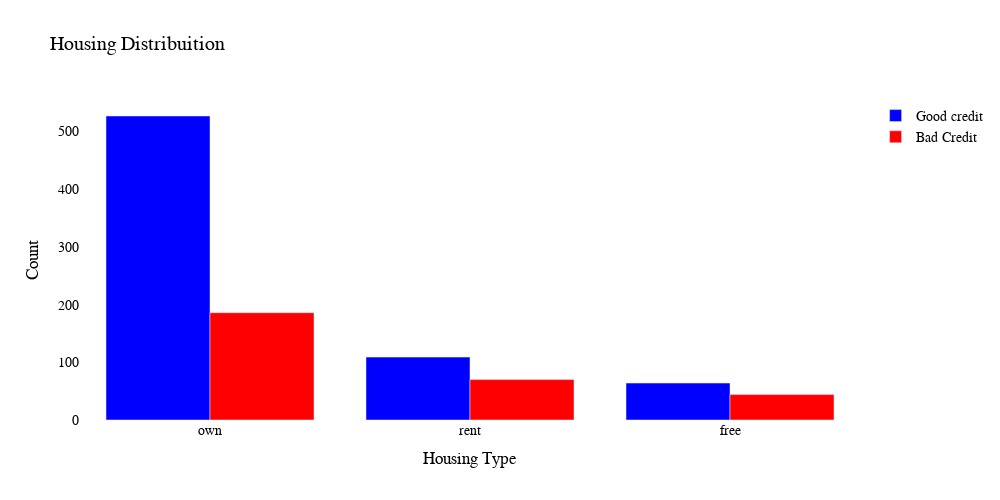

The code cell stored with this chart in its notebook:
### Code cell
#First plot
trace0 = go.Bar(
    x = df_credit[df_credit["Risk"]== 'good']["Housing"].value_counts().index.values,
    y = df_credit[df_credit["Risk"]== 'good']["Housing"].value_counts().values,
    name='Good credit',
    marker=dict(
        color='blue' # blue color
    )
)

#Second plot
trace1 = go.Bar(
    x = df_credit[df_credit["Risk"]== 'bad']["Housing"].value_counts().index.values,
    y = df_credit[df_credit["Risk"]== 'bad']["Housing"].value_counts().values,
    name="Bad Credit",
    marker=dict(
        color='red' # red color
    )
)

data = [trace0, trace1]

layout = go.Layout(
    title='Housing Distribuition',
    width=1000,
    height=500,
    plot_bgcolor='white',
    xaxis=dict(
        title='Housing Type',
        showgrid=False,
        zeroline=False,
        showline=False
    ),
    yaxis=dict(
        title='Count',
        showgrid=False,
        zeroline=False,
        showline=False
    ),
    font=dict(
        family='Arial, sans-serif',
        size=14,
        color='black'
    )
)

fig = go.Figure(data=data, layout=layout)
fig.show()

### Figure 1 — Plotly figure (JSON) as saved in the notebook; plotly's stock layout.template omitted (floating-point values rounded to 4 significant figures)
{"data": [{"marker": {"color": "blue"}, "name": "Good credit", "type": "bar", "x": ["own", "rent", "free"], "y": [527, 109, 64]}, {"marker": {"color": "red"}, "name": "Bad Credit", "type": "bar", "x": ["own", "rent", "free"], "y": [186, 70, 44]}], "layout": {"font": {"color": "black", "family": "Arial, sans-serif", "size": 14}, "height": 500, "plot_bgcolor": "white", "title": {"text": "Housing Distribuition"}, "width": 1000, "xaxis": {"showgrid": false, "showline": false, "title": {"text": "Housing Type"}, "zeroline": false}, "yaxis": {"showgrid": false, "showline": false, "title": {"text": "Count"}, "zeroline": false}}}
